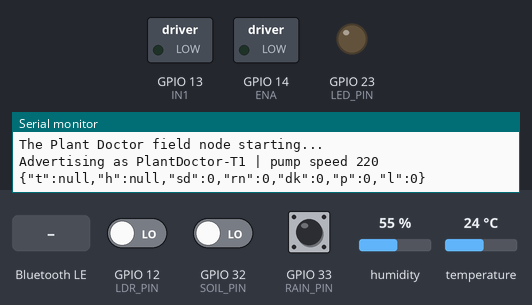
The sketch below on a simulated ESP32. On the bench: switched loads named in the sketch (green lamp = pin HIGH), output pins drawn as LEDs (lit = HIGH), the last lines printed to the serial monitor. The test bench sets the inputs (shaded band); at power-on: GPIO 12 (LDR_PIN) LOW, GPIO 32 (SOIL_PIN) LOW, GPIO 33 (RAIN_PIN) HIGH, humidity 55 %, temperature 24 °C. EEPROM starts erased; nothing arrives over Bluetooth unless stated; a phone connects over Bluetooth LE 3 s after start.

Above: at 1.4 s.
1.5 s: Bluetooth LE write "PUMP:1" received
At 2.7 s:
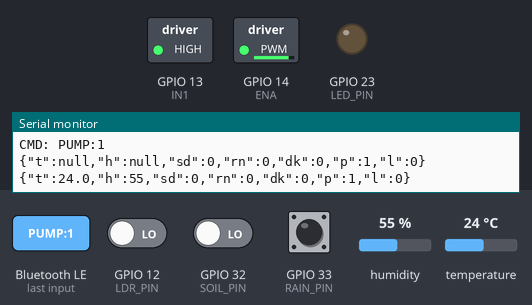
3.0 s: Bluetooth LE write "LED:1" received
At 4.2 s:
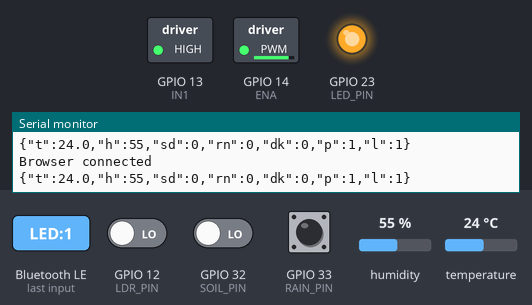
4.5 s: Bluetooth LE write "SPEED:" received
At 5.7 s:
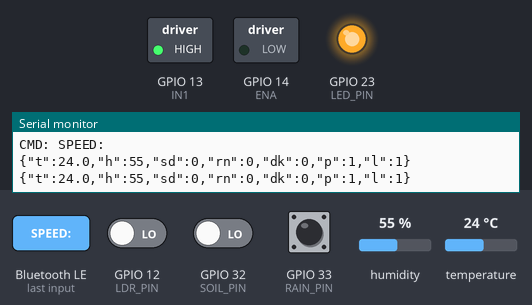
6.0 s: Bluetooth LE write "PUMP:0" received
At 6.3 s:
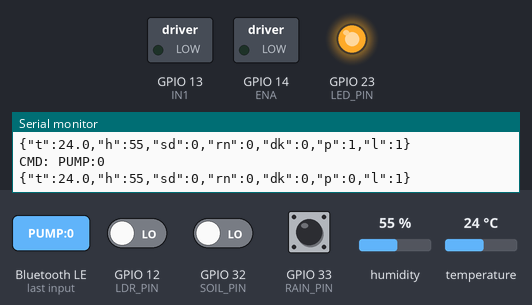
Timing chart, 0 to 8.5 s (numbered marks = the images above; inputs shaded):
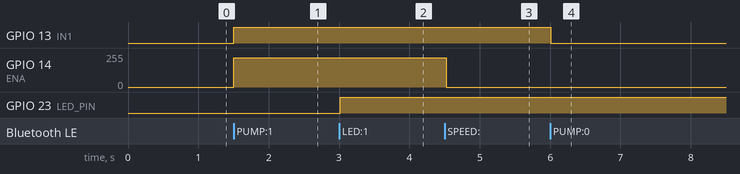

Measured:
- after the input at 1.5 s, GPIO 13 (IN1): LOW → HIGH at once; GPIO 14 (ENA): 0/255 → 219/255 at once
- after the input at 3.0 s, GPIO 23 (LED_PIN): LOW → HIGH at once
- after the input at 4.5 s, GPIO 14 (ENA): 219/255 → 0/255 at once
- after the input at 6.0 s, GPIO 13 (IN1): HIGH → LOW at once

The sketch:

V1_BLE.ino
```cpp
/*
  ============================================================
   The Plant Doctor  |  Automation vs AI  |  CognoSpace
   Coggy (ESP32) BLE field node for The Plant Doctor web app
  ============================================================
   Board   : ESP32 Dev Module (Arduino-ESP32 core 3.x)
   Library : "DHT sensor library" by Adafruit (+ Adafruit Unified Sensor)
   BLE     : built-in ESP32 BLE library (Nordic UART style service)

   WIRING (matches the #define lines below)
   ------------------------------------------------------------
   DHT-11 DATA ............ GPIO 15
   Soil moisture DO ....... GPIO 32   (digital)
   Rain sensor DO ......... GPIO 33   (digital)
   LDR module DO .......... GPIO 12   (digital, see note below)
   LED (field lights) ..... GPIO 23   (via 220 ohm resistor)

   L298N MOTOR DRIVER (water pump)
   IN1 .................... GPIO 13   (direction)
   ENA .................... GPIO 14   (PWM speed, remove ENA jumper)
   IN2 .................... GND       (so IN1 HIGH = pump runs)
   Water pump ............. OUT1 / OUT2
   Pump supply -> L298N 12V terminal, L298N GND -> ESP32 GND.

   NOTE ON GPIO 12: it is an ESP32 boot (strapping) pin. If the LDR
   module holds it HIGH while the board powers up (room is dark), the
   ESP32 may not start. If that happens, move the LDR wire to GPIO 34
   or 35 and change LDR_PIN below.

   DATA SENT TO THE BROWSER (every 1 s, one JSON line)
   {"t":28.4,"h":61,"sd":1,"rn":0,"dk":0,"p":0,"l":0}
     t  = temperature in C      h  = humidity in %
     sd = 1 soil dry, 0 wet     rn = 1 raining, 0 dry
     dk = 1 dark, 0 bright      p  = pump on/off   l = lights on/off

   COMMANDS FROM THE BROWSER (one per line)
   PUMP:1 / PUMP:0      LED:1 / LED:0
   SPEED:<0-255>        pump PWM speed, saved to flash
   SYNC                 send a reading now
  ============================================================
*/

#include <BLEDevice.h>
#include <BLEServer.h>
#include <BLEUtils.h>
#include <BLE2902.h>
#include <Preferences.h>
#include <DHT.h>

// ---------- Change per table ----------
#define TABLE_ID "T1"                 // device shows as PlantDoctor-T1

// ---------- Sensor + output pins ----------
#define DHT_PIN    15
#define DHT_TYPE   DHT11
#define SOIL_PIN   32
#define RAIN_PIN   33
#define LDR_PIN    12
#define LED_PIN    23

// ---------- Motor driver (L298N) ----------
#define IN1 13
#define ENA 14

// ---------- Module behaviour (flip if a module reads backwards) ----------
#define SOIL_DRY_LEVEL   HIGH
#define RAIN_WET_LEVEL   LOW
#define LDR_DARK_LEVEL   HIGH

#define DEF_PUMP_SPEED 220

// ---------- BLE UUIDs (must match the web page) ----------
#define SERVICE_UUID "6e400001-b5a3-f393-e0a9-e50e24dcca9e"
#define RX_UUID      "6e400002-b5a3-f393-e0a9-e50e24dcca9e"
#define TX_UUID      "6e400003-b5a3-f393-e0a9-e50e24dcca9e"

DHT dht(DHT_PIN, DHT_TYPE);
Preferences prefs;
BLECharacteristic *txChar = nullptr;
bool deviceConnected = false;
bool wasConnected = false;

int pumpState = 0, ledState = 0;
int pumpSpeed = DEF_PUMP_SPEED;

float lastT = NAN, lastH = NAN;
unsigned long lastSend = 0, lastDht = 0;
bool sendNow = false;

String pendingCmd = "";
portMUX_TYPE cmdMux = portMUX_INITIALIZER_UNLOCKED;

// ---------------- BLE send ----------------
void notifyLine(const char *line) {
  Serial.print(line);
  if (deviceConnected && txChar) {
    txChar->setValue((uint8_t *)line, strlen(line));
    txChar->notify();
  }
}

// ---------------- Outputs ----------------
void setPump(int on) {
  pumpState = on ? 1 : 0;
  if (pumpState) {
    digitalWrite(IN1, HIGH);
    ledcWrite(ENA, pumpSpeed);
  } else {
    ledcWrite(ENA, 0);
    digitalWrite(IN1, LOW);
  }
}

void setLed(int on) {
  ledState = on ? 1 : 0;
  digitalWrite(LED_PIN, ledState);
}

// ---------------- Settings ----------------
void loadSettings() {
  prefs.begin("plantdoc", true);
  pumpSpeed = prefs.getInt("speed", DEF_PUMP_SPEED);
  prefs.end();
}

void saveSettings() {
  prefs.begin("plantdoc", false);
  prefs.putInt("speed", pumpSpeed);
  prefs.end();
}

// ---------------- Commands ----------------
void handleCommand(String cmd) {
  cmd.trim();
  cmd.toUpperCase();
  if (cmd.length() == 0) return;
  Serial.print("CMD: "); Serial.println(cmd);

  if      (cmd == "PUMP:1") setPump(1);
  else if (cmd == "PUMP:0") setPump(0);
  else if (cmd == "LED:1")  setLed(1);
  else if (cmd == "LED:0")  setLed(0);
  else if (cmd.startsWith("SPEED:")) {
    pumpSpeed = constrain(cmd.substring(6).toInt(), 0, 255);
    saveSettings();
    if (pumpState) ledcWrite(ENA, pumpSpeed);       // apply new speed live
  }
  else if (cmd == "SYNC") { /* reading is sent below */ }

  sendNow = true;
}

// ---------------- BLE callbacks ----------------
class ServerCB : public BLEServerCallbacks {
  void onConnect(BLEServer *s) override {
    deviceConnected = true;
    Serial.println("Browser connected");
  }
  void onDisconnect(BLEServer *s) override {
    deviceConnected = false;
    Serial.println("Browser disconnected");
  }
};

class RxCB : public BLECharacteristicCallbacks {
  void onWrite(BLECharacteristic *c) override {
    String v = c->getValue();          // core 3.x returns Arduino String
    portENTER_CRITICAL(&cmdMux);
    pendingCmd += v;
    portEXIT_CRITICAL(&cmdMux);
  }
};

// ---------------- Readings ----------------
void sendReading() {
  int soilDry = (digitalRead(SOIL_PIN) == SOIL_DRY_LEVEL) ? 1 : 0;
  int raining = (digitalRead(RAIN_PIN) == RAIN_WET_LEVEL) ? 1 : 0;
  int dark    = (digitalRead(LDR_PIN)  == LDR_DARK_LEVEL) ? 1 : 0;

  char tStr[12], hStr[12], buf[128];
  if (isnan(lastT)) strcpy(tStr, "null"); else snprintf(tStr, sizeof(tStr), "%.1f", lastT);
  if (isnan(lastH)) strcpy(hStr, "null"); else snprintf(hStr, sizeof(hStr), "%.0f", lastH);

  snprintf(buf, sizeof(buf),
    "{\"t\":%s,\"h\":%s,\"sd\":%d,\"rn\":%d,\"dk\":%d,\"p\":%d,\"l\":%d}\n",
    tStr, hStr, soilDry, raining, dark, pumpState, ledState);
  notifyLine(buf);
}

// ---------------- Setup ----------------
void setup() {
  Serial.begin(115200);
  delay(200);
  Serial.println("\nThe Plant Doctor field node starting...");

  pinMode(SOIL_PIN, INPUT);
  pinMode(RAIN_PIN, INPUT);
  pinMode(LDR_PIN, INPUT);
  pinMode(LED_PIN, OUTPUT);

  pinMode(IN1, OUTPUT);
  ledcAttach(ENA, 1000, 8);           // 1 kHz, 8-bit PWM
  loadSettings();
  setPump(0);
  setLed(0);

  dht.begin();

  String name = String("PlantDoctor-") + TABLE_ID;
  BLEDevice::init(name.c_str());
  BLEDevice::setMTU(185);

  BLEServer *server = BLEDevice::createServer();
  server->setCallbacks(new ServerCB());
  BLEService *svc = server->createService(SERVICE_UUID);

  txChar = svc->createCharacteristic(TX_UUID, BLECharacteristic::PROPERTY_NOTIFY);
  txChar->addDescriptor(new BLE2902());

  BLECharacteristic *rxChar = svc->createCharacteristic(
    RX_UUID, BLECharacteristic::PROPERTY_WRITE | BLECharacteristic::PROPERTY_WRITE_NR);
  rxChar->setCallbacks(new RxCB());

  svc->start();
  BLEAdvertising *adv = BLEDevice::getAdvertising();
  adv->addServiceUUID(SERVICE_UUID);
  adv->setScanResponse(true);
  BLEDevice::startAdvertising();

  Serial.printf("Advertising as %s | pump speed %d\n", name.c_str(), pumpSpeed);
}

// ---------------- Loop ----------------
void loop() {
  unsigned long now = millis();

  // Commands from the browser (can arrive several at once)
  String data;
  portENTER_CRITICAL(&cmdMux);
  data = pendingCmd;
  pendingCmd = "";
  portEXIT_CRITICAL(&cmdMux);
  if (data.length()) {
    int start = 0;
    for (int i = 0; i <= (int)data.length(); i++) {
      if (i == (int)data.length() || data[i] == '\n') {
        handleCommand(data.substring(start, i));
        start = i + 1;
      }
    }
  }

  // DHT-11 needs at least 2 s between reads
  if (now - lastDht >= 2000) {
    lastDht = now;
    float t = dht.readTemperature();
    float h = dht.readHumidity();
    if (!isnan(t)) lastT = t;
    if (!isnan(h)) lastH = h;
  }

  if (sendNow || now - lastSend >= 1000) {
    sendNow = false;
    lastSend = now;
    sendReading();
  }

  // Stop the pump and lights, then advertise again if the browser disconnects
  if (!deviceConnected && wasConnected) {
    setPump(0);
    setLed(0);
    delay(300);
    BLEDevice::startAdvertising();
    Serial.println("Advertising again (pump and lights off for safety)");
  }
  wasConnected = deviceConnected;

  delay(20);
}
```
